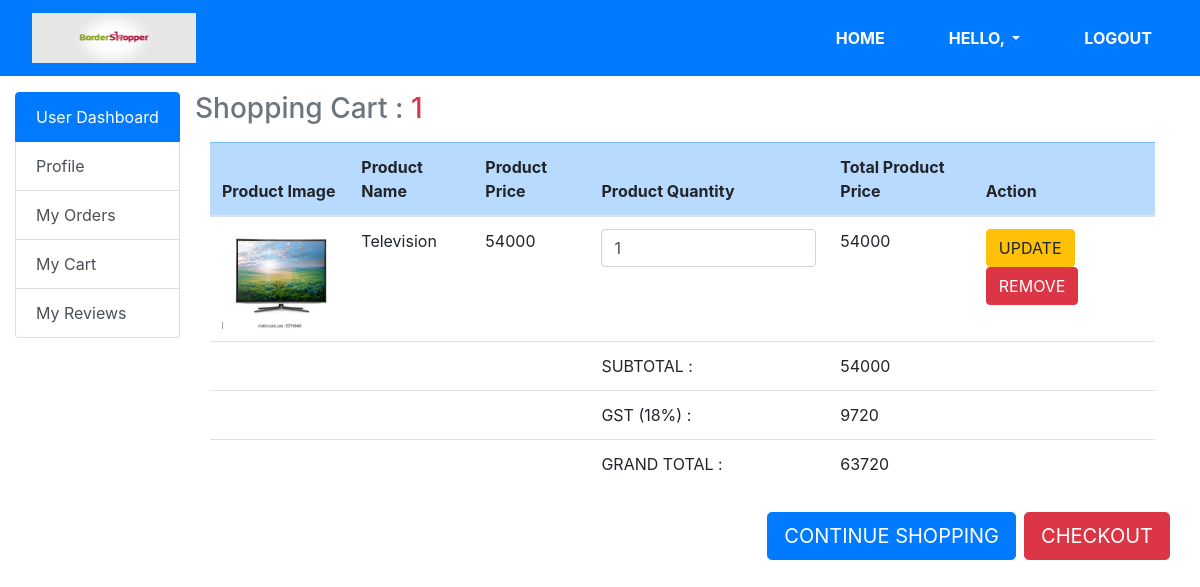
The app's page /usercart.php (signed in) with its own data.
### tables this page shows
CREATE TABLE `shop_cart` (
  `cid` int(11) NOT NULL,
  `uid` int(11) DEFAULT NULL,
  `pid` int(11) DEFAULT NULL,
  `pimage` varchar(100) DEFAULT NULL,
  `pname` varchar(100) DEFAULT NULL,
  `pprice` varchar(100) DEFAULT NULL,
  `pquantity` int(11) NOT NULL DEFAULT 1
);

### usercart.php (the view, shortened to what this page needs)
<?php
if(isset($_SESSION['uid']))
{
    include "userheader.php";
?>
<div class="row col-sm-12">
    <div class="col-sm-2 mt-3">
        <div class="list-group">
            <a href="#" class="list-group-item list-group-item-action active">User Dashboard</a>
            <a href="db.php?profile" class="list-group-item list-group-item-action">Profile</a>
            <a href="db.php?orderform" class="list-group-item list-group-item-action">My Orders</a>
            <a href="db.php?addtocartform" class="list-group-item list-group-item-action">My Cart</a>
            <a href="db.php?reviewform" class="list-group-item list-group-item-action">My Reviews</a>
        </div>
    </div>
    <?php
    $sql1 = "SELECT * FROM shop_cart WHERE uid = '$uid'";
    $res1 = mysqli_query($con, $sql1);
    $row1 = mysqli_fetch_array($res1);
    if(!empty($row1['uid']))
    {
    ?>
    <div class="col-sm-10">
        <div class="row">
            <?php
            $sc = 0;
            $sql = "SELECT * FROM shop_cart WHERE uid = '$uid'";
            $res = mysqli_query($con, $sql);
            foreach($res as $row)
            {
                $sc += 1;
            }
            ?>
            <h3 class="text-muted my-3">Shopping Cart : <span class="text-danger"><?php echo $sc; ?></span></h3>
        </div>
            <table class="table table-hover">
                <thead class="table-primary">
                    <tr>
                        <th scope="col">Product Image</th>
                        <th scope="col">Product Name</th>
                        <th scope="col">Product Price</th>
                        <th scope="col">Product Quantity</th>
                        <th scope="col">Total Product Price</th>
                        <th scope="col">Action</th>
                    </tr>
                </thead>
                <tbody>
                    <?php
                    $subtotal = 0;
                    $gamount = 0;
                    $sql = "SELECT * FROM shop_cart WHERE uid = '$uid'";
                    $res = mysqli_query($con, $sql);
                    foreach($res as $row)
                    {
                    ?>
                        <form action="db.php?updateucartquan=<?php echo $row['cid']; ?>" method="post">
                            <tr class="table-hover">
                                <td><img src="<?php echo $row['pimage'] ?>" alt="Product_Photo" class="img-fluid" style="height: 100px;"></td>
                                <td><?php echo $row['pname'] ?></td>
                                <td><?php echo $row['pprice'] ?></td>
                                <td><input type="number" name="quan" value="<?php echo $row['pquantity']; ?>" class="form-control" min="1"></td>
                                <td><?php echo $row['pprice'] * $row['pquantity'] ?></td>
                                <td>
                                    <input type="submit" name="updateucartquan" value="UPDATE" class="btn btn-warning">
                                    <a href="db.php?delucartproduct=<?php echo $row['cid']; ?>" class="btn btn-danger">REMOVE</a>
                                </td>
                            </tr>
                        </form>
                    <?php
                    $subtotal += ($row['pprice'] * $row['pquantity']);
                    $gamount = $subtotal + $subtotal * 0.18;
                    }
                    ?>
                    <tr class="table-hover">
                        <td></td>
                        <td></td>
                        <td></td>
                        <td scope="col">SUBTOTAL :</td>
                        <td><?php echo $subtotal; ?></td>
                        <td></td>
                    </tr>
                    <tr class="table-hover">
                        <td></td>
                        <td></td>
                        <td></td>
                        <td scope="col">GST (18%) :</td>
                        <td><?php echo $subtotal * 0.18; ?></td>
                        <td></td>
                    </tr>
                    <tr class="table-hover">
                        <td></td>
                        <td></td>
                        <td></td>
                        <td scope="col">GRAND TOTAL :</td>
                        <td><?php echo $gamount; ?></td>
                        <td></td>
                    </tr>
                </tbody>
            </table>
            <div class="row my-4">
                <a href="db.php?userhome" class="btn btn-lg btn-primary mr-2 ml-auto">CONTINUE SHOPPING</a>
                <form action="db.php" method="post">
                    <input type="submit" name="checkoutform" value="CHECKOUT" class="btn btn-lg btn-danger">
                </form>
            </div>
    </div>
</div>
    <?php
    }
    else
    {
    ?>
        <h1 class="text-danger text-center ml-5 mt-5">YOUR CART IS EMPTY.</h1>
<?php
    }
    include "footer.php";
}
else
{
    header('Location: http://localhost/Projects/ecart/index.php');
    include "footer.php";
}
?>

### records on screen
shop_cart: pimage (picture), pname "Television", pprice "54000", quan "1", $row['pprice']*$row['pquantity'] "54000"

### other values on screen
$sc "1"
$subtotal "54000"
$subtotal * 0.18 "9720"
$gamount "63720"
